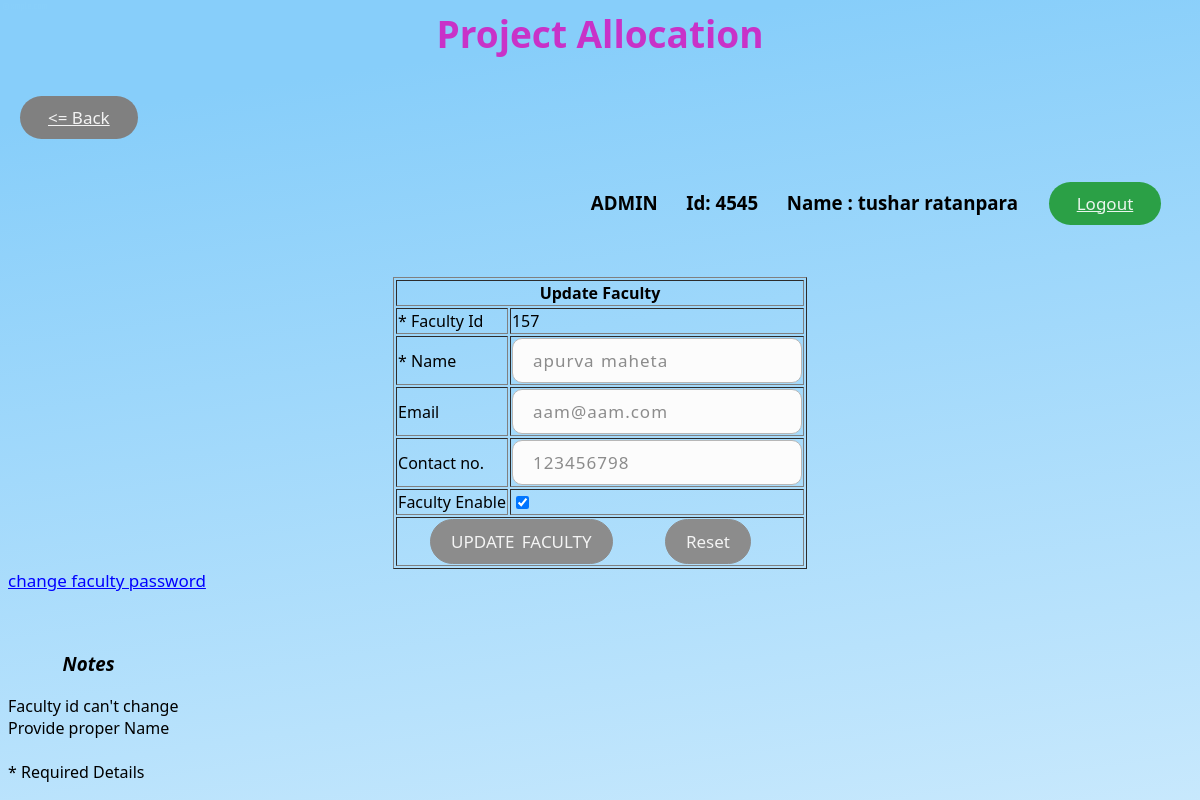
The page /admin/f/update_faculty.php?id=157 (signed in) on the database its author committed.
### tables this page shows
CREATE TABLE `faculty` (
  `faculty_id` int(6) UNSIGNED NOT NULL,
  `name` varchar(25) NOT NULL,
  `password` varchar(20) DEFAULT NULL,
  `email` varchar(30) NOT NULL,
  `contact_no` varchar(14) NOT NULL,
  `admin` int(1) DEFAULT NULL,
  `enable` int(1) DEFAULT NULL
);

### admin/f/update_faculty.php (the view, shortened to what this page needs)
<html>
    <head>
        <link rel="stylesheet" type="text/css" href="../../main.css">
    </head>
    <body>
        <h1 align="center">Project Allocation</h1>
        <h3 align="left"><a href="../faculty.php" class="back shadow"><= Back</a></h3>
        <h3 align="right"><?php if(isset($_SESSION['admin'])){echo 'ADMIN';}else{echo 'FACULTY';} ?>   &emsp;    Id: <?php echo $_SESSION['faculty']; ?>  &emsp;       Name : <?php echo $_SESSION['faculty_name']; ?>&emsp;<a href="../admin_logout.php" class="log_out shadow">Logout</a>&emsp;</h3>
        <form action="update_faculty_sql.php" onsubmit="return Validate()" method="post">
            <br>
            <table align="center" border="1">
                <tr>
                    <th colspan="2">Update Faculty</th>
                </tr>
            <?php
            try{
                $dbhandler = new PDO('mysql:host=127.0.0.1;dbname=project_db','root','');
                $dbhandler->setAttribute(PDO::ATTR_ERRMODE,PDO::ERRMODE_EXCEPTION);
                $query=$dbhandler->prepare("select * from faculty where faculty_id=?");
                $query->execute(array($_GET['id']));
                $r=$query->fetch();
                if($r==null)
                {
                    header("location:../faculty.php?msg=faculty with provided id is not available");
                }
                else{
                    echo '<tr>
                    <td>* Faculty Id</td>
                    <td><input type="hidden" id="id" name="f_id" value="'.$r['faculty_id'].'">'.$r['faculty_id'].'</td>
                </tr>
                <tr>
                    <td>* Name</td>
                    <td><input type="text" id="name" class="textbox" name="f_name" value="'.$r['name'].'" required></td>
                </tr>
                <tr>
                    <td>Email</td>
                    <td><input type="email" id="email" class="textbox" name="f_email" value="'.$r['email'].'"></td>
                </tr>
                <tr>
                    <td>Contact no.</td>
                    <td><input type="text" id="no" class="textbox" name="f_contact" value="'.$r['contact_no'].'"></td>
                </tr>
                <tr>
                    <td>Faculty Enable</td>
                    <td><input type="checkbox" name="f_enable" ';if($r['enable']){echo 'checked';}else{echo 'unchecked';}echo '></td>
                </tr>';
                }
            }
            catch (PDOException $e){
                header("location:../faculty.php?msg=hi");
            }
            ?>
               <tr>
                    <td colspan="2">&emsp;&emsp;<input type="submit" class="button shadow" value="UPDATE FACULTY">&emsp;&emsp;&emsp;
                    <input type="reset" class="button shadow" value="Reset"></td>
                </tr>
            </table>
            <?php
                echo '<a href="change_faculty_password.php?id='.$_GET['id'].'" >change faculty password</a>';
            ?>
        </form>
        <br><h4>
            <h3><i><ul>&nbsp;&nbsp;&nbsp;Notes</ul></i></h3>
            Faculty id can't change
            <br>
            Provide proper Name
            <br>
            <br>
            *  Required Details
        </h4>
    </body>
</html>

### main.css (style rules this page uses)
h1 { color: rgb(200,50,200); font-family: algerian,Segoe UI,Frutiger,Frutiger Linotype,Dejavu Sans; font-size: 37px; }
a { color: blue; font-size: 17px; }
.log_out { display: inline-block; -webkit-box-sizing: border-box; -moz-box-sizing: border-box; box-sizing: border-box; cursor: pointer; margin: 12px; padding: 10px 28px; border: none; -webkit-border-radius: 30px; border-radius: 30px; font-family: Segoe UI,Frutiger,Frutiger Linotype,Dejavu Sans,Helvetica Neue,Arial,sans-serif; font-size: 17px; font-style: normal; font-variant: normal; font-weight: 500; color: rgba(255,255,255,0.9); -o-text-overflow: clip; text-overflow: clip; background: #2ba046; }
.back { display: inline-block; -webkit-box-sizing: border-box; -moz-box-sizing: border-box; box-sizing: border-box; cursor: pointer; margin: 12px; padding: 10px 28px; border: none; -webkit-border-radius: 30px; border-radius: 30px; font-family: Segoe UI,Frutiger,Frutiger Linotype,Dejavu Sans,Helvetica Neue,Arial,sans-serif; font-size: 17px; font-style: normal; font-variant: normal; font-weight: 500; color: rgba(255,255,255,0.9); -o-text-overflow: clip; text-overflow: clip; background: grey; }
.textbox { display: inline-block; -webkit-box-sizing: content-box; -moz-box-sizing: content-box; box-sizing: content-box; padding: 10px 20px; border: 1px solid #b7b7b7; -webkit-border-radius: 3px; border-radius: 10px; font-family: Segoe UI,Frutiger,Frutiger Linotype,Dejavu Sans,Helvetica Neue,Arial,sans-serif; font-size: 17px; font-style: normal; font-variant: normal; font-weight: 500; color: rgba(140,140,140,1); -o-text-overflow: clip; text-overflow: clip; letter-spacing: 1px; word-spacing: 1px; background: rgba(252,252,252,1); }
.button { display: inline-block; -webkit-box-sizing: content-box; -moz-box-sizing: content-box; box-sizing: content-box; cursor: pointer; padding: 10px 20px; border: 1px solid #8c8c8c; -webkit-border-radius: 30px; border-radius: 30px; font-family: Segoe UI,Frutiger,Frutiger Linotype,Dejavu Sans,Helvetica Neue,Arial,sans-serif; font-size: 17px; font-style: normal; font-variant: normal; font-weight: 500; color: rgba(255,255,255,0.9); -o-text-overflow: clip; text-overflow: clip; word-spacing: 3px; background: rgba(140,140,140,1); }

### rows shown on the page
faculty: faculty_id "157", f_name "apurva maheta", f_email "aam@aam.com", f_contact "123456798", enable "☑"

### other values the page prints
$_SESSION['faculty'] "4545"
$_SESSION['faculty_name'] "tushar ratanpara"
